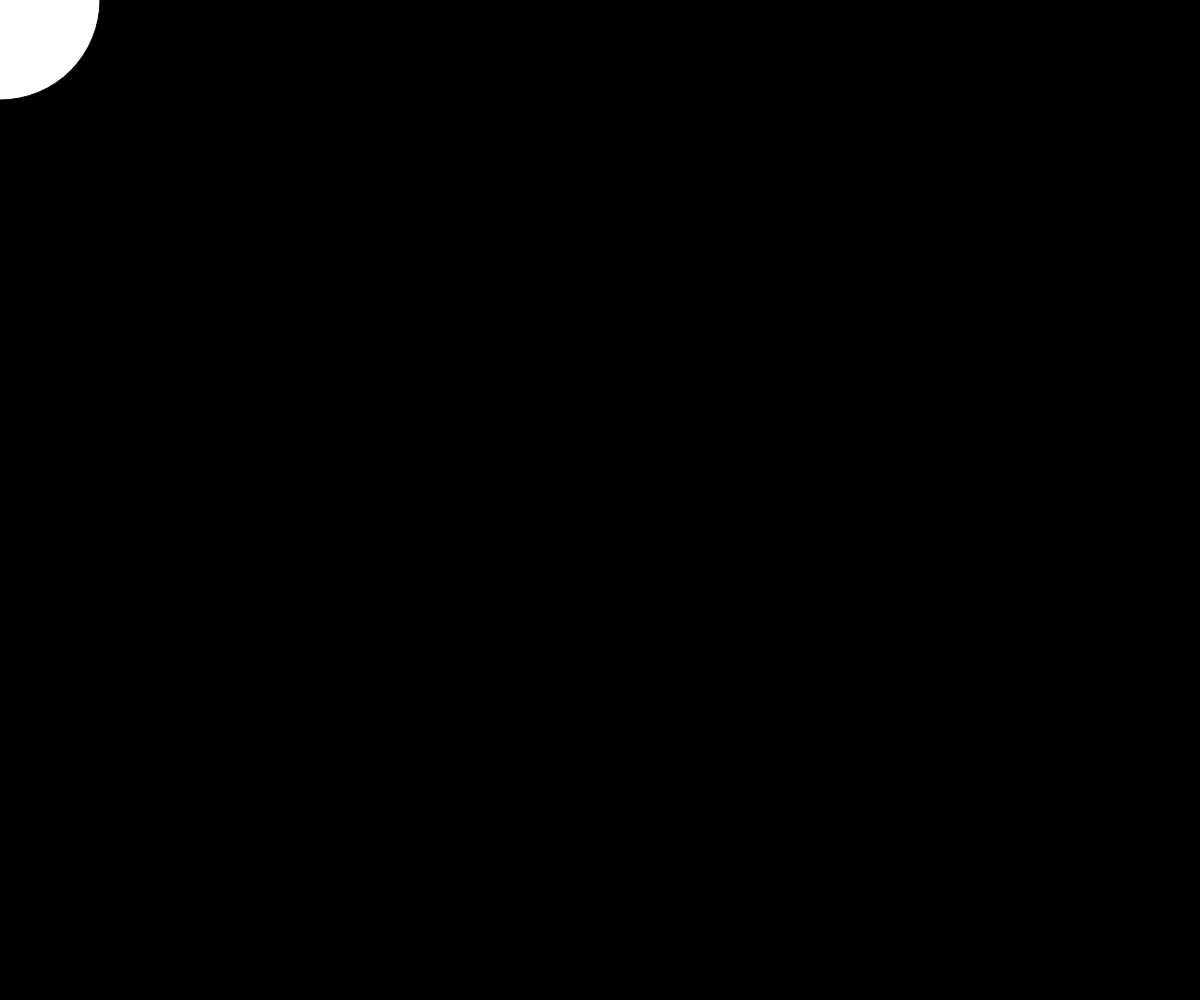
Frame 1 (no input)
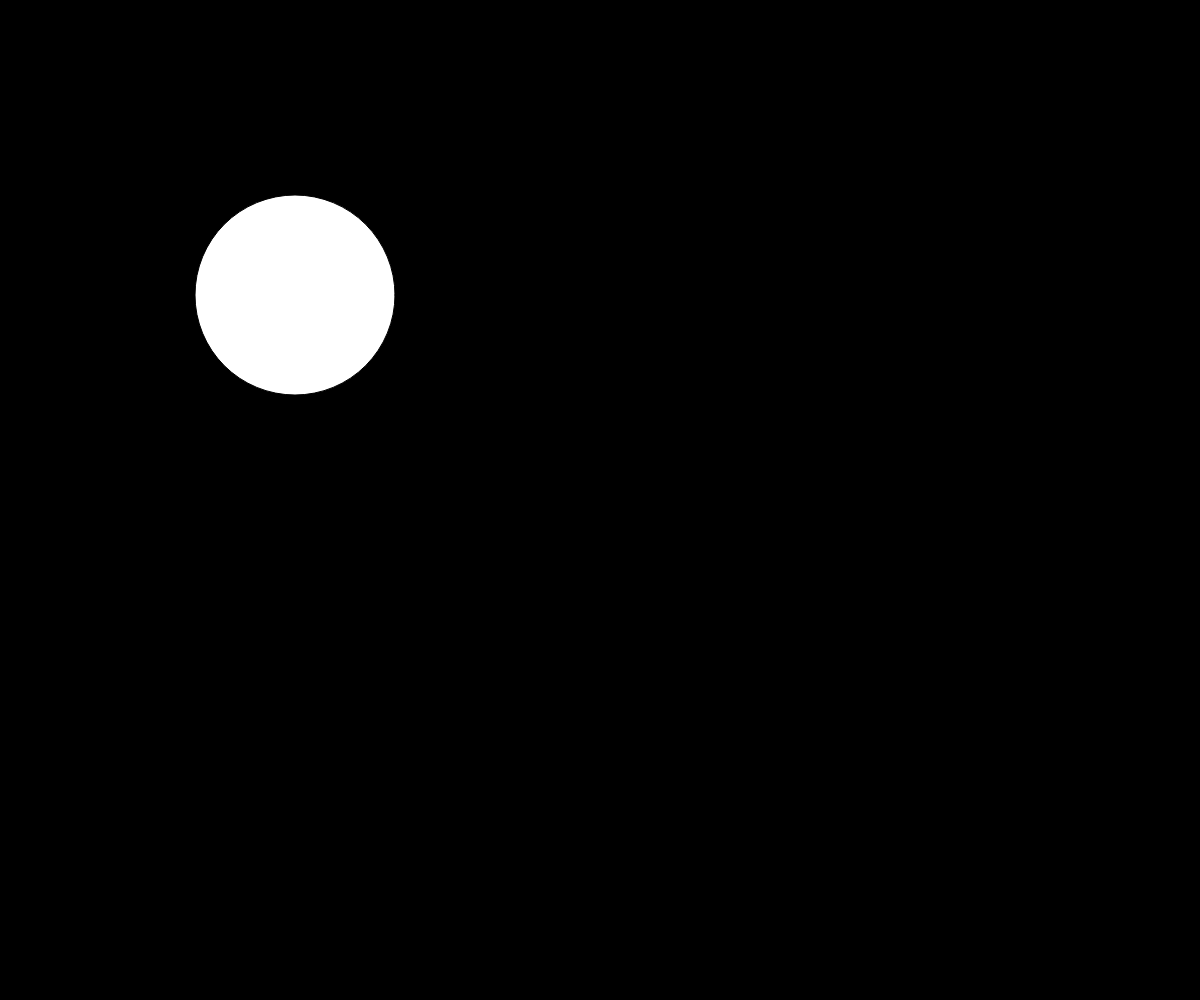
Frame 60 (no input)
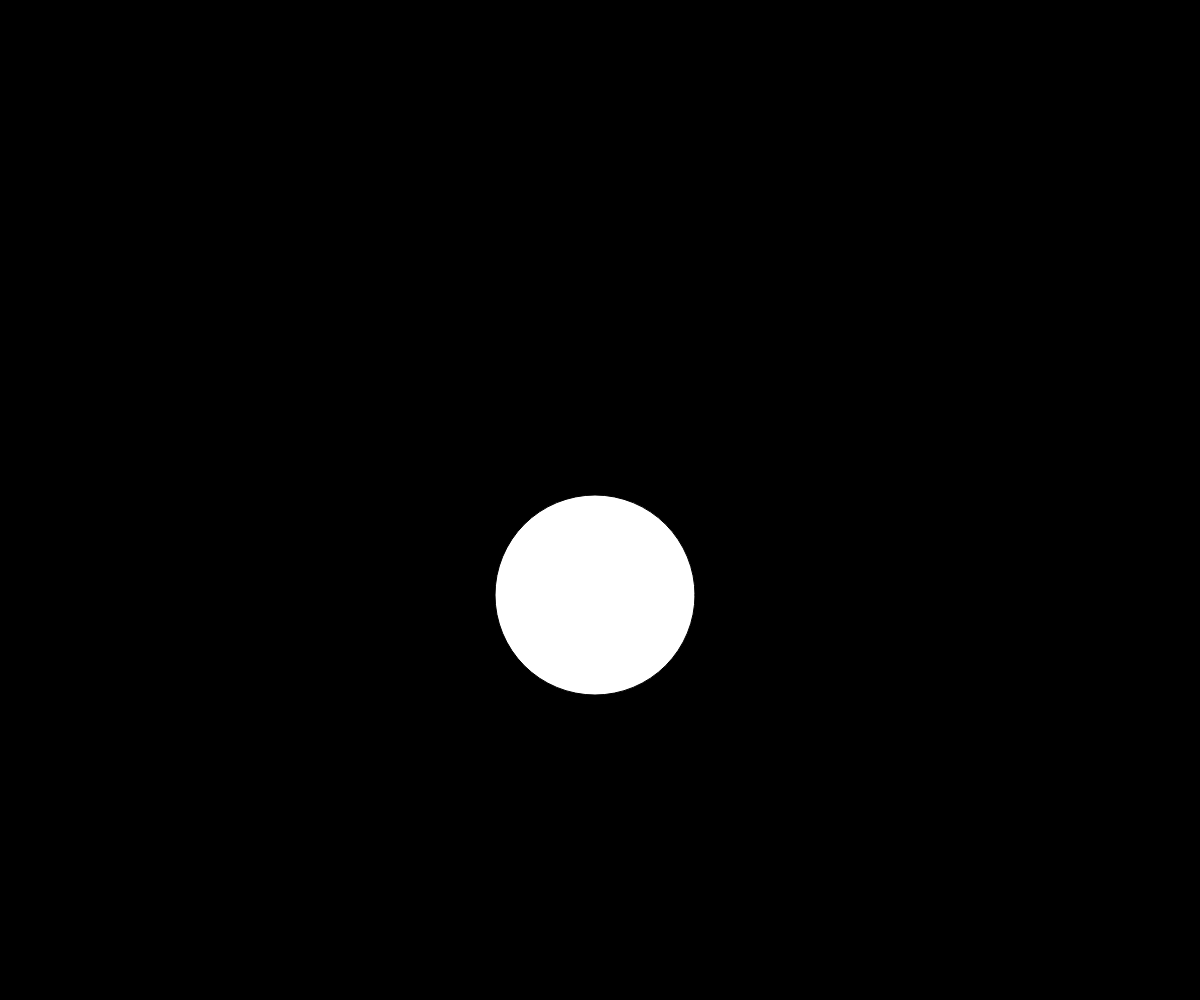
Frame 120 (the mouse pressed at the canvas centre since frame 60)

The p5.js sketch that drew these frames (run headless with seeded random() and noise() and a simulated clock; from frame 60 on, the mouse is pressed at the canvas centre):

// p5.js sketch
// ── sketch.js
let x = 0;
let y = 0;
let speedX = 5;
let speedY = 5;

function setup() {
  
  createCanvas(windowWidth,windowHeight);
  
}

function draw() {
  
  background(0);
  
  ellipse(x, y,200);
  //            wh
  
  if (x > width) {
     
     speedX = random(-5,-10);
     //              min max
    
  } else if (x < 0) {
    
    speedX = random(5, 10);
    //             min max
    
  }
  
  if (y > height) {
  
    speedY = random(-5,-10);
    //              min max
  
  } else if (y < 0) {
  
    speedY = random(5, 10);
    //             min max
  
  }
  
   x += speedX;
   y += speedY;
}
